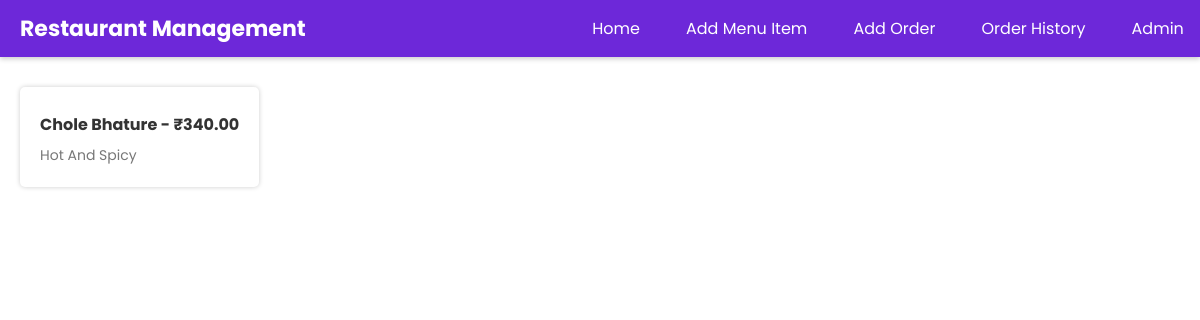
Before: / with the older database file.
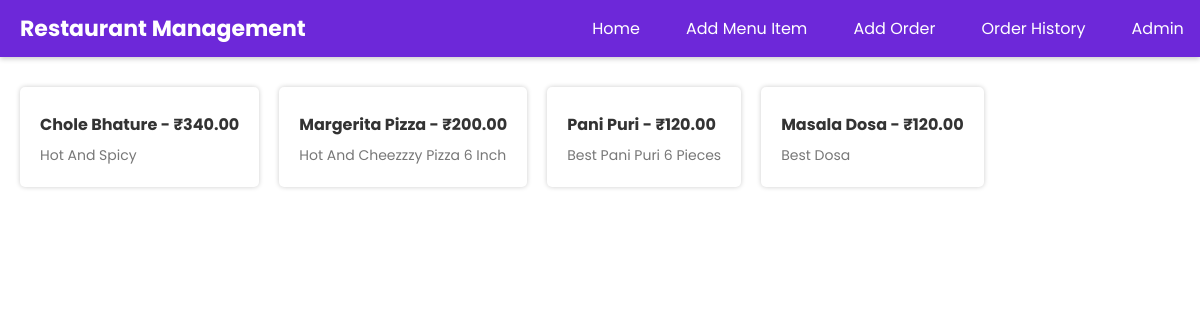
After: the same page with the newer database file.
### restaurant/models.py (models this page shows)
class MenuItem(models.Model):
    name = models.CharField(max_length=100)
    description = models.TextField()
    price = models.DecimalField(max_digits=8, decimal_places=2)
    def __str__(self):
        return self.name
    class Meta:
        app_label = 'restaurant'

### restaurant/views.py (the view)
# urls.py: path('', views.menu, name='menu'),
def menu(request):
    menu_items = MenuItem.objects.all()
    print(menu_items)
    return render(request, 'restaurant/menu.html', {'menu_items': menu_items})

### restaurant/templates/restaurant/menu.html (shortened to what this page needs)
<!DOCTYPE html>
<html lang="en">
  <head>
  </head>
  <body>
    {% include 'navbar.html' %}
    <ul>
      {% for item in menu_items %}
      <li>
        <p>{{ item.name }} - ₹{{ item.price }}</p>
        <span>{{ item.description }}</span>
      </li>
      {% endfor %}
    </ul>
  </body>
</html>

Changed rows visible on the page:
added MenuItem: name "Margerita Pizza", price "200.00", description "Hot And Cheezzzy Pizza 6 Inch"
added MenuItem: name "Pani Puri", price "120.00", description "Best Pani Puri 6 Pieces"
added MenuItem: name "Masala Dosa", price "120.00", description "Best Dosa"
